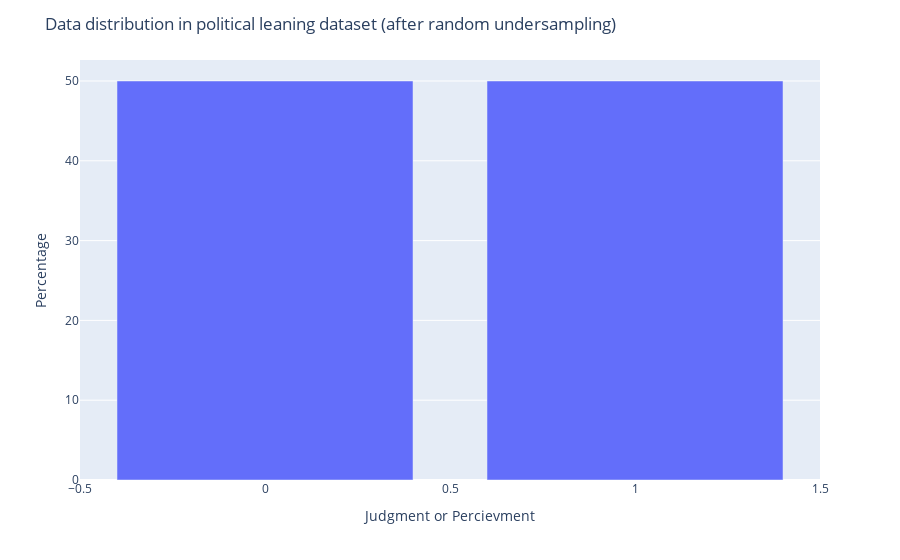

Write notebook code for a chart like this one.
### Markdown cell above
# Visualizing the undersampled data

### Code cell
return_vis(undersampled_jud_per_df, 
           'Judgment or Percievment', 
           'Percentage', 
           'Data distribution in political leaning dataset (after random undersampling)')

### Figure 1 — Plotly figure (JSON) as saved in the notebook; plotly's stock layout.template omitted (floating-point values rounded to 4 significant figures)
{"data": [{"alignmentgroup": "True", "hovertemplate": "Judgment or Percievment=%{x}<br>Percentage=%{y}<extra></extra>", "legendgroup": "", "marker": {"color": "#636efa", "pattern": {"shape": ""}}, "name": "", "offsetgroup": "", "orientation": "v", "showlegend": false, "textposition": "auto", "type": "bar", "x": [0, 1], "xaxis": "x", "y": [50, 50], "yaxis": "y"}], "layout": {"barmode": "relative", "legend": {"tracegroupgap": 0}, "margin": {"t": 60}, "title": {"text": "Data distribution in political leaning dataset (after random undersampling)"}, "xaxis": {"anchor": "y", "domain": [0, 1], "title": {"text": "Judgment or Percievment"}}, "yaxis": {"anchor": "x", "domain": [0, 1], "title": {"text": "Percentage"}}}}
